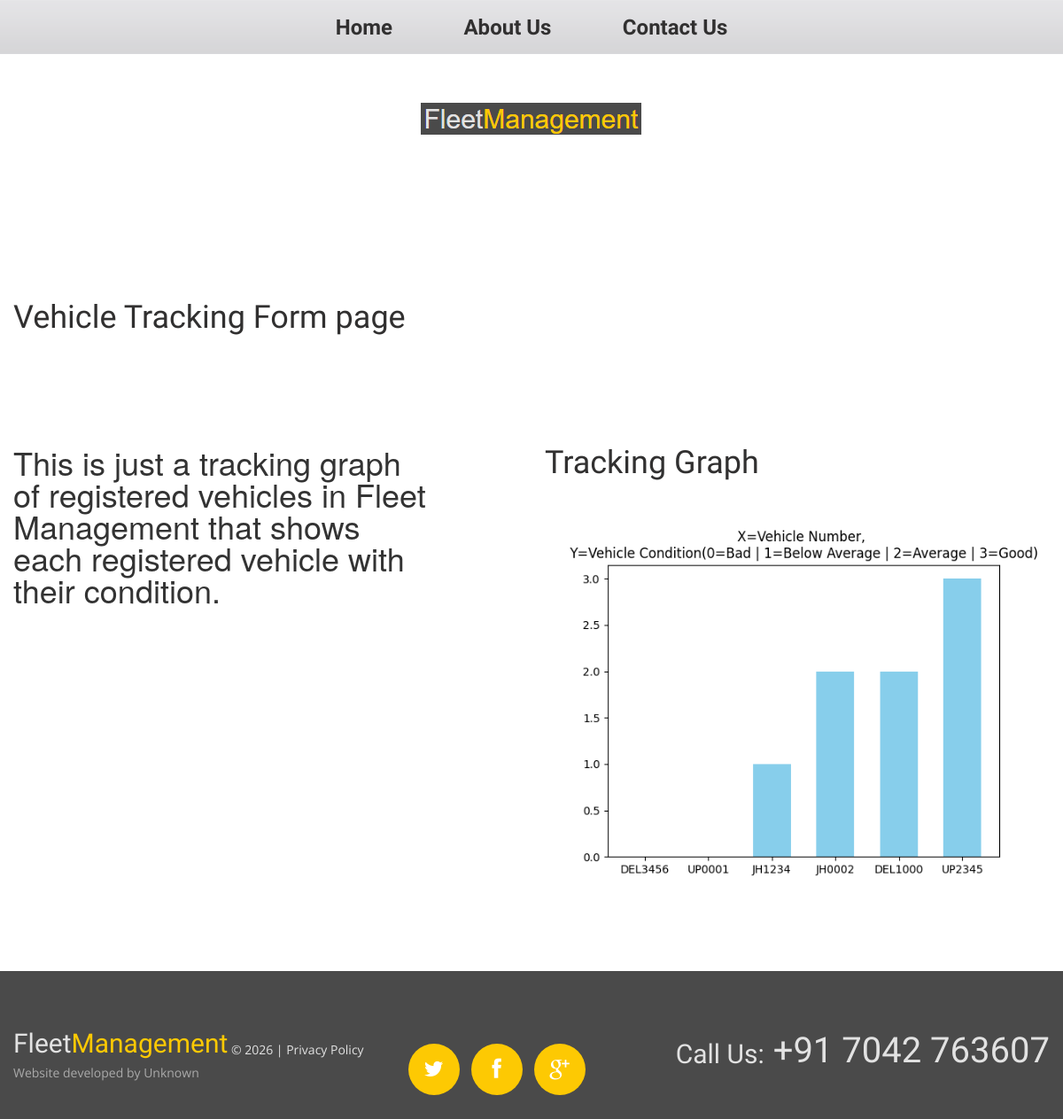
/vehicle-tracking, run on the app's committed database.
### fleets_management/models.py (models this page shows, shortened)
class Pages(models.Model):
     name = models.CharField(max_length=200)
     description = models.TextField()
     iframe_code = models.CharField(max_length=1000, default='')
     status = models.CharField(max_length=200, choices=[('1', 'Enable'),('0', 'Disable')], default='1')

### fleets_management/views.py (the view)
# urls.py: path('vehicle-tracking', views.vehicle_track, name="Vehicle Tracking"),
def vehicle_track(request):
    try:
        vehicletrack_obj = Pages.objects.get(name='vehicle-tracking', status='1');
        vehicletrack_by_date = VehicleTrackRecord.objects.values('vehicle','vehicle_condition').order_by('vehicle_condition')
        vehicleCond = []
        vehicleName = []
        for item in vehicletrack_by_date:
            vehicleReg = VehicleRegister.objects.get(pk=item['vehicle'])
            average_data = VehicleTrackRecord.objects.filter(vehicle=item['vehicle']).aggregate(average_vehicle_condition=Avg('vehicle_condition'))
            vehicleName.append(vehicleReg.vehicle_number)
            vehicleCond.append(average_data['average_vehicle_condition'])
        plt.bar(vehicleName, vehicleCond, color='skyblue', width=0.6)
        plt.title('X=Vehicle Number, \nY=Vehicle Condition(0=Bad | 1=Below Average | 2=Average | 3=Good)')
        buffer = BytesIO()
        plt.savefig(buffer, format='png')
        buffer.seek(0)
        plot_url = base64.b64encode(buffer.read()).decode('utf-8')
        plt.close()
    except VehicleRegister.DoesNotExist:
        vehicletrack_obj=[]
        plot_url =''
    context = {
        'data': vehicletrack_obj,
        'plot_url': plot_url
    }
    return render(request,"fleets_management/vehicle_track.html",context)

### fleets_management/templates/fleets_management/vehicle_track.html (shortened to what this page needs)
{% extends "fleets_management/base.html" %}
{% load static %}
{% block content %}
<div class="content">
	<div class="container_12">
		<div class="grid_12">
			<h3>{{ data.iframe_code|safe }}</h3>
		</div>
		<div class="grid_5">
			{{ data.description|safe }}
		</div>
		<div class="grid_6 prefix_1">
			<h3>Tracking Graph</h3>
		    <img alt="Plot">
		</div>
	</div>
</div>
{% endblock content %}

### fleets_management/static/css/style.css (style rules this page uses)
html { width: 100%; }
* { -webkit-text-size-adjust: none; }
body { position: relative; background-color: #4a4a4a; color: #878787; font: 14px/20px 'Open Sans', sans-serif; }
img { max-width: 100%; }
h1, h2, h3, h4, h5, h6 { font-weight: normal; color: #3e454c; font-family: 'Roboto Condensed', sans-serif; }
h3 { font-size: 36px; line-height: 36px; color: #313030; padding-top: 14px; margin-bottom: 20px; }
.page1 h3 { margin-bottom: 46px; padding-top: 82px; }
.content { padding-bottom: 113px; }
.page1 .content { padding-bottom: 82px; }

### fleets_management/static/css/grid.css (style rules this page uses)
body { min-width: 1200px; }
.container_12 { margin-left: auto; margin-right: auto; width: 1200px; }
.grid_1, .grid_2, .grid_3, .grid_4, .grid_5, .grid_6, .grid_7, .grid_8, .grid_9, .grid_10, .grid_11, .grid_12 { display:inline; float: left; position: relative; margin-left: 15px; margin-right: 15px; }
.container_12 .grid_5 { width:470px; }
.container_12 .grid_6 { width:570px; }
.container_12 .grid_12 { width:1170px; }
.container_12 .prefix_1 { padding-left:100px; }

### data on the page
Pages: iframe_code "Vehicle Tracking Form page", description "This is just a tracking graph of registered vehicles in Fleet Management that shows each registered vehicle with their condition."
